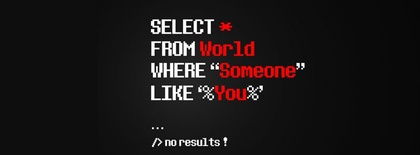
%> input picture select.jpg, 420 x 155 px, shrunk from 850 x 313 before the run
$ octave --eval "elleYazilmisImhist;"   (GNU Octave 9; MATLAB toolbox functions it lacks are replaced by stand-ins)
%> lines starting %> are read from the running program, lines starting %| are printed output that depends on the picture
function [ ] = elleYazilmisImhist( )
% Ömer Faruk KOÇ
% 20.Kasým.2015

Iin=imread('select.jpg');
%> Iin is the input picture: size 155x420x3 uint8; mean R, G, B 27.6, 23.1, 23.1
IinGray=rgb2gray(Iin);
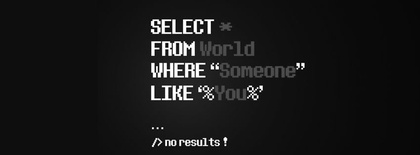
%> IinGray: size 155x420 uint8; min 0, max 255, mean 24.4
a=imhist(IinGray);
%> a = 256 values, max 17057 at index 15, min 2 at index 131, mean 254.3


N=size(IinGray);
%> N = [155 420]
h=zeros(1,256);
for i=1 : N(1)
    for j=1 :N(2)
        index=IinGray(i,j)+1;
        h(index)=h(index)+1;
    end
end
%> after the loop, h = 256 values, max 17057 at index 15, min 0 at index 256, mean 254.3
%> `elleYazilmisImhist;`:
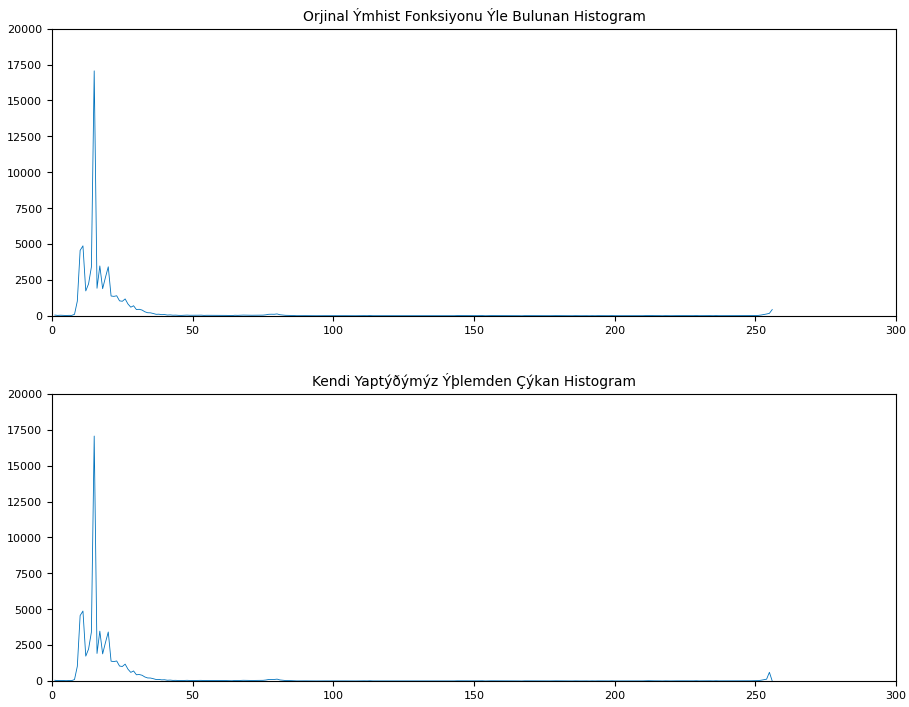
%> figure redrawn from the program's plot data, 2 panels; panel 1: curve peaks at x = 15, y = 17057

figure,
subplot(2,2,[1 2]),plot(a), title('Orjinal Ýmhist Fonksiyonu Ýle Bulunan Histogram');
subplot(2,2,[3 4]),plot(h), title('Kendi Yaptýðýmýz Ýþlemden Çýkan Histogram');
end

$ run again, with ay2.jpg copied over select.jpg
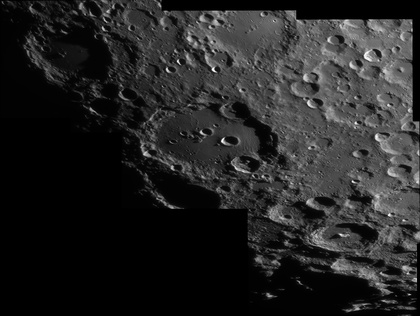
%> input picture ay2.jpg, 420 x 316 px, shrunk from 3014 x 2265 before the run
%> in elleYazilmisImhist, Iin is the input picture: size 316x420x3 uint8; min 0, max 255, mean 37.2
%> a = 256 values, max 40906 at index 1, min 0 at index 227, mean 518.4
%> after the loop in elleYazilmisImhist, `for i=1 : N(1)`: h has the same summary as a
%> `elleYazilmisImhist;`:
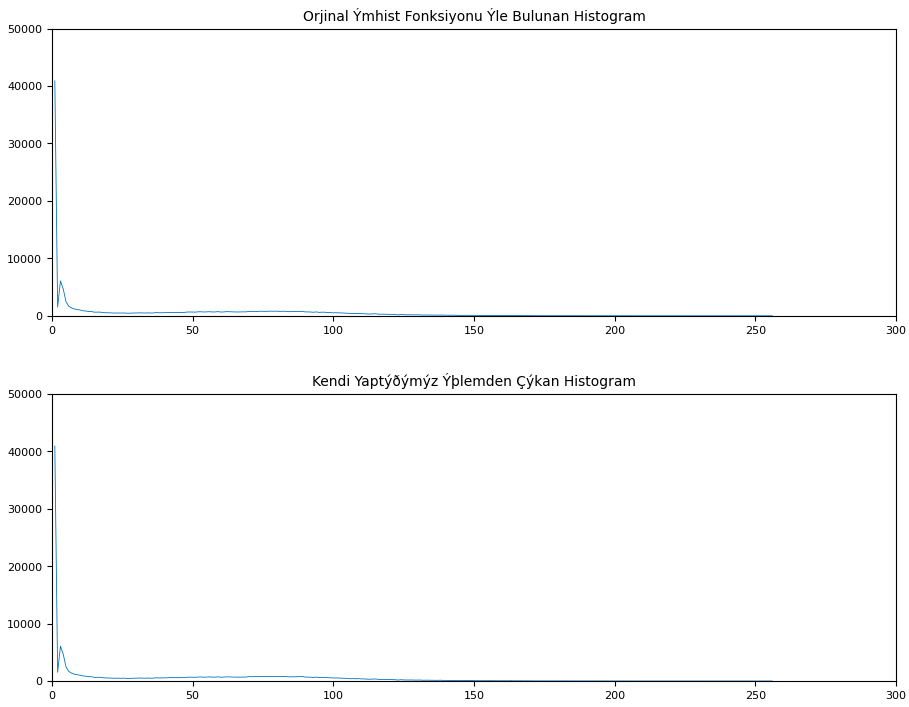
%> figure redrawn from the program's plot data, 2 panels; panel 1: curve peaks at x = 1, y = 40906
